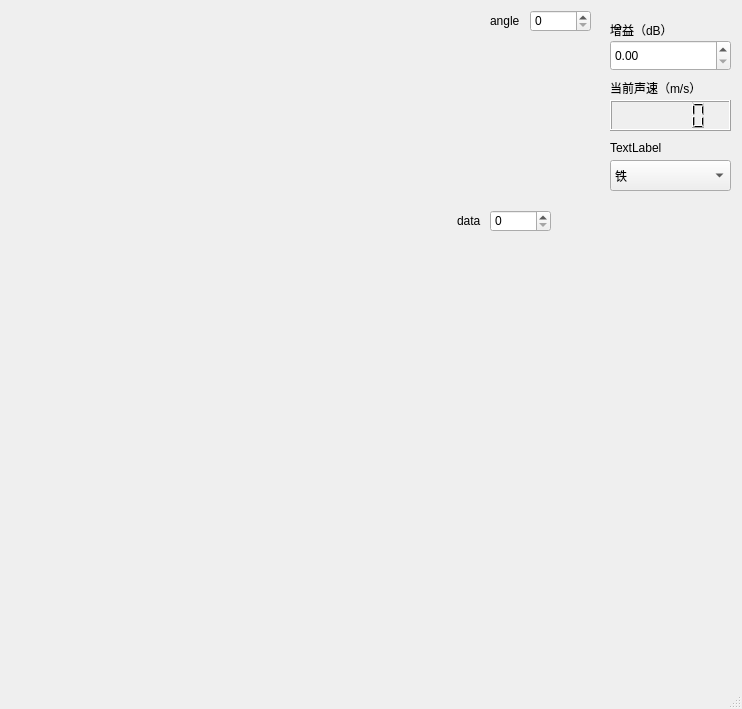
<?xml version="1.0" encoding="UTF-8"?>
<ui version="4.0">
 <class>MainWindow</class>
 <widget class="QMainWindow" name="MainWindow">
  <property name="geometry">
   <rect>
    <x>0</x>
    <y>0</y>
    <width>742</width>
    <height>709</height>
   </rect>
  </property>
  <property name="sizePolicy">
   <sizepolicy hsizetype="Expanding" vsizetype="Expanding">
    <horstretch>0</horstretch>
    <verstretch>0</verstretch>
   </sizepolicy>
  </property>
  <property name="windowTitle">
   <string>MainWindow</string>
  </property>
  <widget class="QWidget" name="centralWidget">
   <widget class="QCustomPlot" name="qCustomPlot" native="true">
    <property name="geometry">
     <rect>
      <x>10</x>
      <y>210</y>
      <width>591</width>
      <height>441</height>
     </rect>
    </property>
    <widget class="QSpinBox" name="data_spinBox">
     <property name="geometry">
      <rect>
       <x>480</x>
       <y>0</y>
       <width>61</width>
       <height>22</height>
      </rect>
     </property>
    </widget>
    <widget class="QLabel" name="label">
     <property name="geometry">
      <rect>
       <x>447</x>
       <y>5</y>
       <width>54</width>
       <height>12</height>
      </rect>
     </property>
     <property name="text">
      <string>data</string>
     </property>
    </widget>
   </widget>
   <widget class="QCustomPlot" name="qCustomPlot2" native="true">
    <property name="geometry">
     <rect>
      <x>10</x>
      <y>0</y>
      <width>591</width>
      <height>201</height>
     </rect>
    </property>
    <widget class="QSpinBox" name="angle_spinBox">
     <property name="geometry">
      <rect>
       <x>520</x>
       <y>10</y>
       <width>61</width>
       <height>22</height>
      </rect>
     </property>
    </widget>
    <widget class="QLabel" name="label1">
     <property name="geometry">
      <rect>
       <x>480</x>
       <y>10</y>
       <width>31</width>
       <height>21</height>
      </rect>
     </property>
     <property name="text">
      <string>angle</string>
     </property>
    </widget>
   </widget>
   <widget class="QDoubleSpinBox" name="gainnumber">
    <property name="geometry">
     <rect>
      <x>610</x>
      <y>40</y>
      <width>121</width>
      <height>31</height>
     </rect>
    </property>
   </widget>
   <widget class="QLabel" name="gainlabel">
    <property name="geometry">
     <rect>
      <x>610</x>
      <y>20</y>
      <width>81</width>
      <height>20</height>
     </rect>
    </property>
    <property name="text">
     <string>增益（dB）</string>
    </property>
   </widget>
   <widget class="QLCDNumber" name="vol">
    <property name="geometry">
     <rect>
      <x>610</x>
      <y>100</y>
      <width>121</width>
      <height>31</height>
     </rect>
    </property>
   </widget>
   <widget class="QLabel" name="vollabel">
    <property name="geometry">
     <rect>
      <x>610</x>
      <y>80</y>
      <width>91</width>
      <height>16</height>
     </rect>
    </property>
    <property name="text">
     <string>当前声速（m/s）</string>
    </property>
   </widget>
   <widget class="QComboBox" name="materialbox">
    <property name="geometry">
     <rect>
      <x>610</x>
      <y>160</y>
      <width>121</width>
      <height>31</height>
     </rect>
    </property>
    <property name="sizePolicy">
     <sizepolicy hsizetype="Preferred" vsizetype="Preferred">
      <horstretch>0</horstretch>
      <verstretch>0</verstretch>
     </sizepolicy>
    </property>
    <property name="currentText">
     <string>铁</string>
    </property>
    <item>
     <property name="text">
      <string>铁</string>
     </property>
    </item>
    <item>
     <property name="text">
      <string>铝</string>
     </property>
    </item>
    <item>
     <property name="text">
      <string>木</string>
     </property>
    </item>
   </widget>
   <widget class="QLabel" name="materials">
    <property name="geometry">
     <rect>
      <x>610</x>
      <y>140</y>
      <width>121</width>
      <height>16</height>
     </rect>
    </property>
    <property name="text">
     <string>TextLabel</string>
    </property>
   </widget>
  </widget>
  <widget class="QStatusBar" name="statusBar"/>
  <widget class="QMenuBar" name="menuBar">
   <property name="geometry">
    <rect>
     <x>0</x>
     <y>0</y>
     <width>742</width>
     <height>23</height>
    </rect>
   </property>
  </widget>
 </widget>
 <layoutdefault spacing="6" margin="11"/>
 <customwidgets>
  <customwidget>
   <class>QCustomPlot</class>
   <extends>QWidget</extends>
   <header location="global">qcustomplot.h</header>
   <container>1</container>
  </customwidget>
 </customwidgets>
 <resources/>
 <connections/>
</ui>
